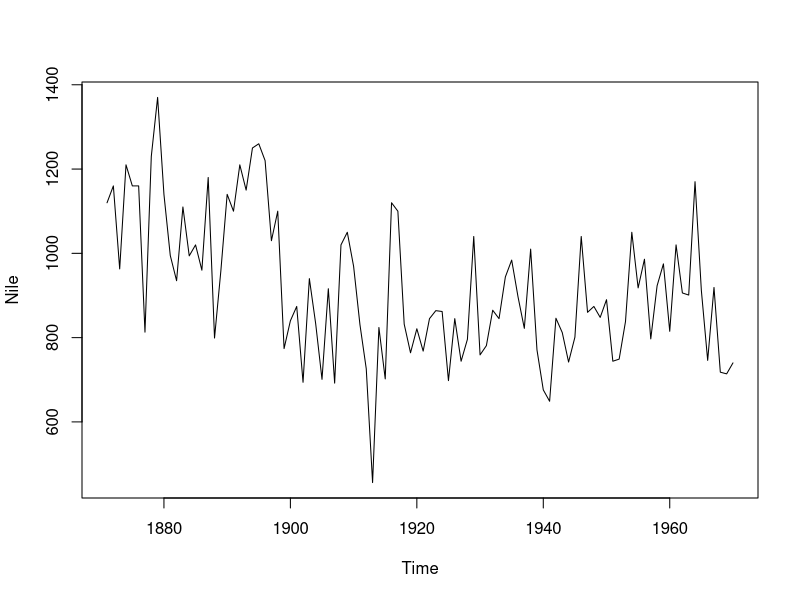
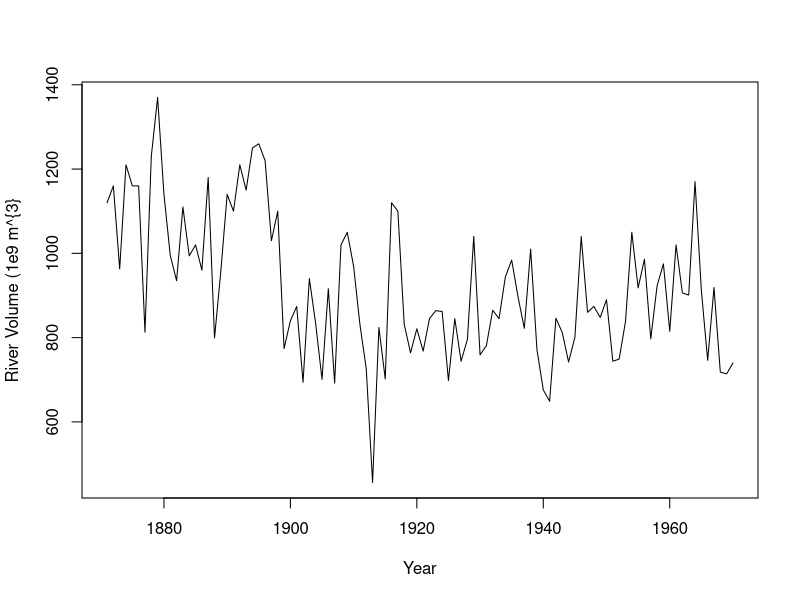
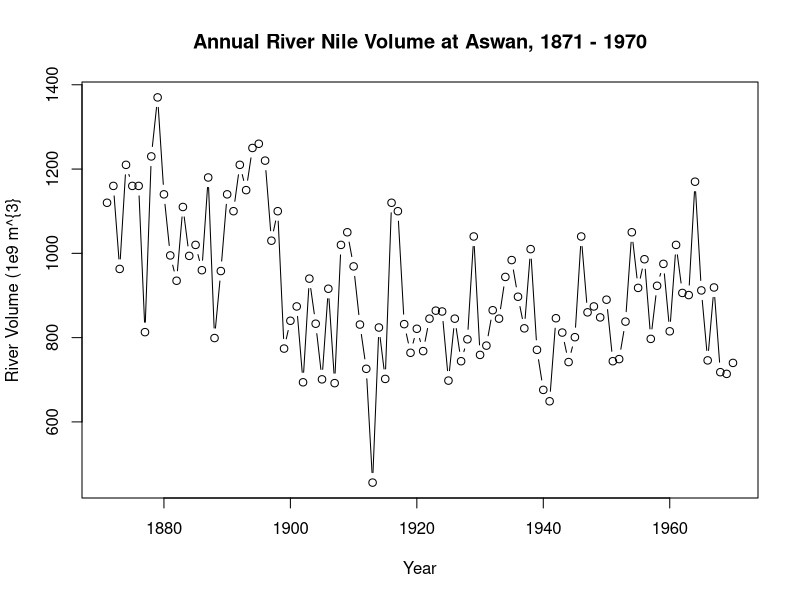
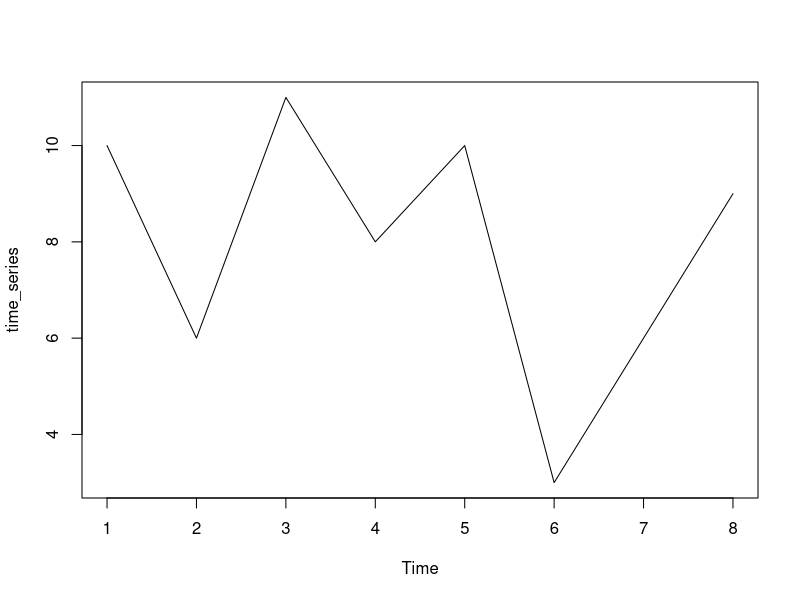
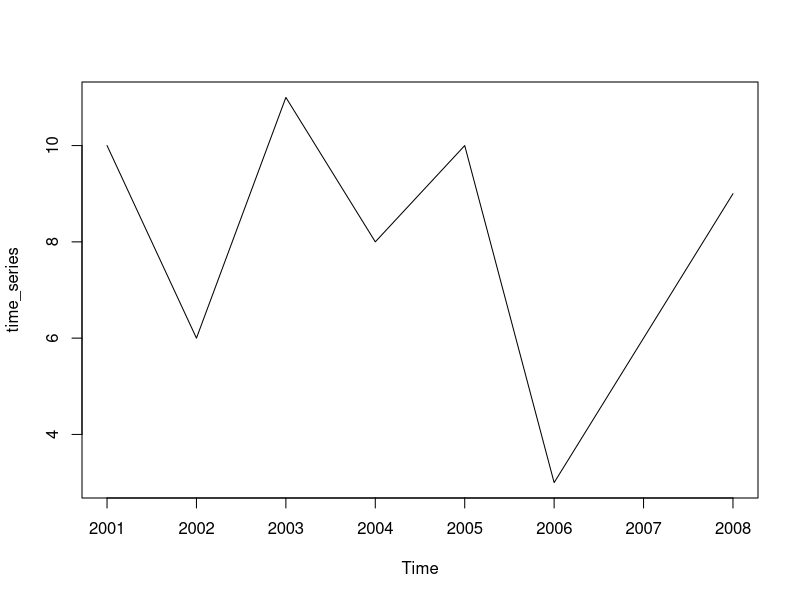
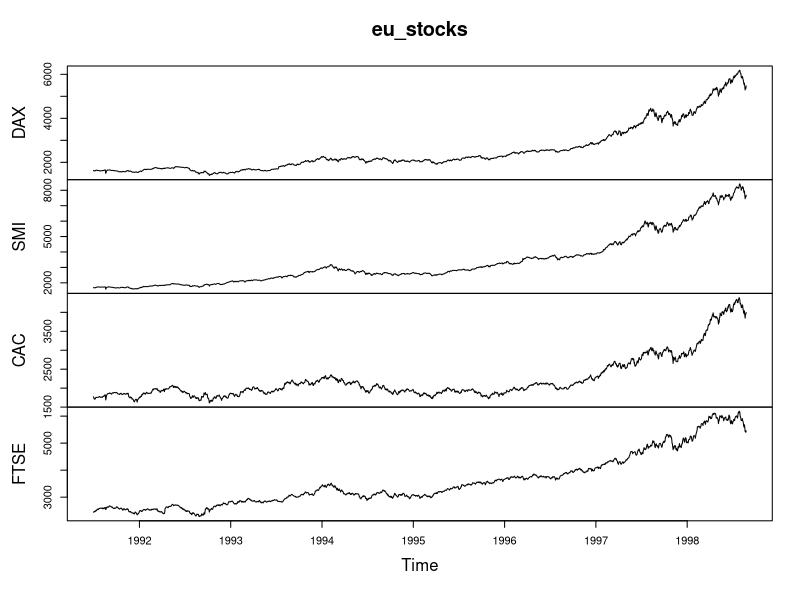
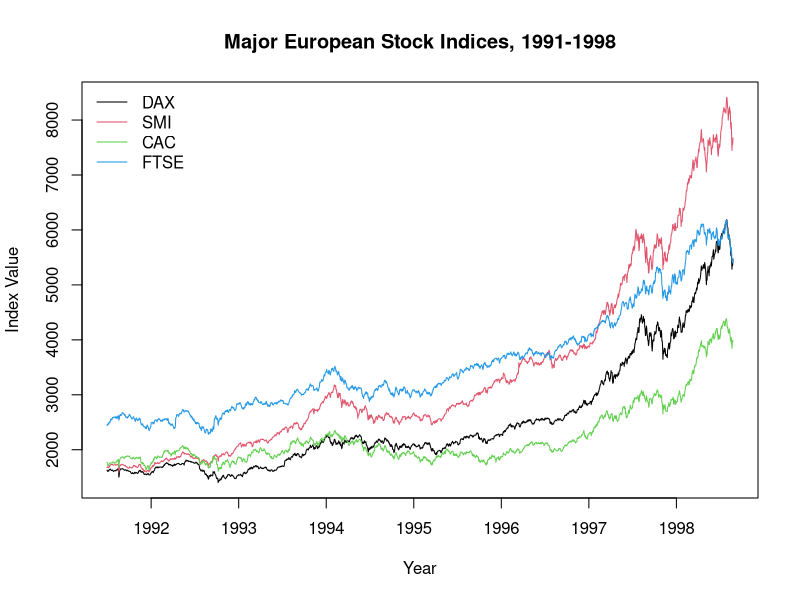

The R script that drew these images, in order:
## ---- chunk 1
knitr::opts_chunk$set(echo = TRUE)

library(tidyverse)

## ---- chunk 2
# Plot the Nile data
plot(Nile)

# Plot the Nile data with xlab adn ylab arguments
plot(Nile, xlab = "Year", ylab = "River Volume (1e9 m^{3}")

# Plot the Nile data with xlab, ylab, main, and type arguments
plot(Nile, xlab = "Year", ylab = "River Volume (1e9 m^{3}", main = "Annual River Nile Volume at Aswan, 1871 - 1970", type = "b")
## ---- chunk 3
# building ts() objects
data_vector <- c(10, 6, 11, 8, 10, 3, 6, 9)

time_series <- ts(data_vector)
plot(time_series)

# specifiy the start date and observation frequency
time_series <- ts(data_vector, start = 2001, frequency = 1)
plot(time_series)

# check whether an object is of the ts() class: 
is.ts(data_vector)
is.ts(time_series)
## ---- chunk 4
# Check whether eu_stocks is a ts object
eu_stocks <- EuStockMarkets
is.ts(eu_stocks)

# View the start, end, and frequency of eu_stocks
start(eu_stocks)
end(eu_stocks)
frequency(eu_stocks)

# Generate a simple plot of eu_stocks
plot(eu_stocks)

# Use ts.plot with eu_stocks
ts.plot(eu_stocks, col = 1:4, xlab = "Year", ylab = "Index Value", main = "Major European Stock Indices, 1991-1998")

# Add a legend to your ts.plot
legend("topleft", colnames(eu_stocks), lty = 1, col = 1:4, bty = "n")
